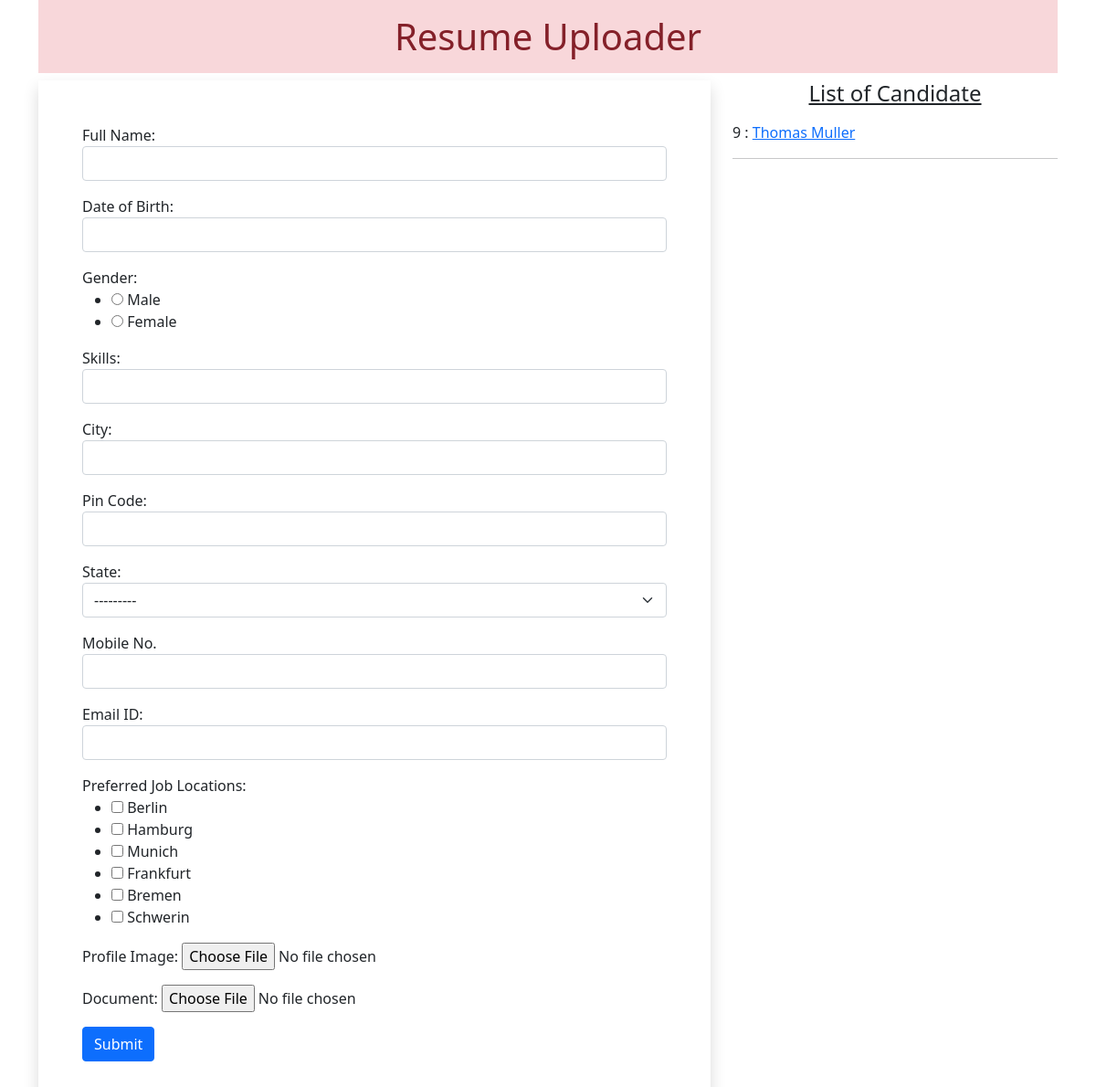
/, run on an earlier commit of the app's database.
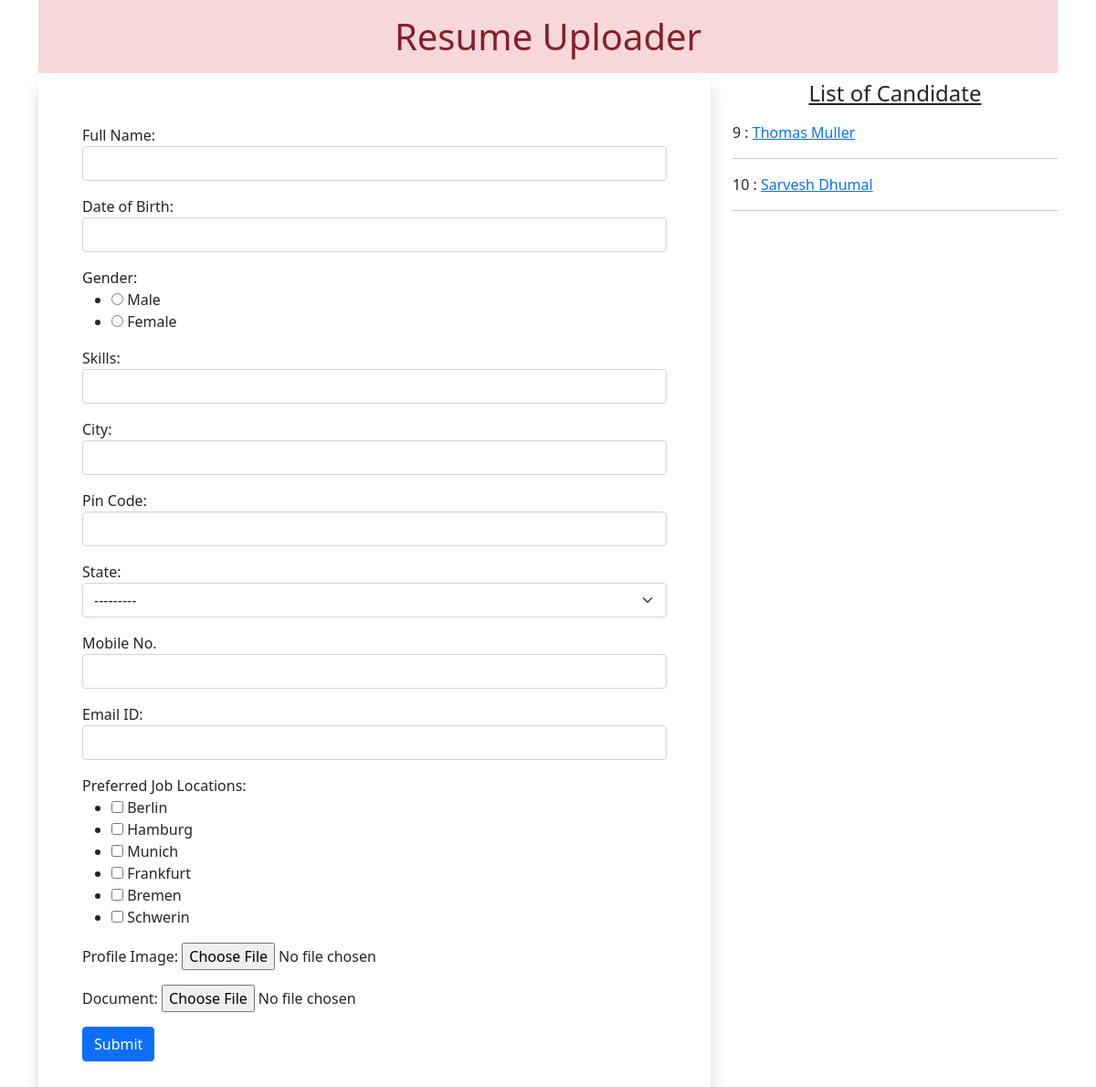
And on a later commit of the database.
### myapp/models.py (models this page shows)
class Resume(models.Model):
 name = models.CharField(max_length=100)
 dob = models.DateField(auto_now=False, auto_now_add=False)
 gender = models.CharField(max_length=100)
 locality = models.CharField(max_length=100)
 city = models.CharField(max_length=100)
 pin = models.PositiveIntegerField()
 state = models.CharField(choices=STATE_CHOICE, max_length=50)
 mobile = models.PositiveIntegerField()
 email = models.EmailField()
 job_city = models.CharField(max_length=50)
 profile_image = models.ImageField(upload_to='profileimg', blank=True)
 my_file = models.FileField(upload_to='doc', blank=True)

### myapp/views.py (the view, shortened to what this page needs)
# urls.py: path('', views.HomeView.as_view(), name='home'),
class HomeView(View):
 def get(self, request):
  form = ResumeForm()
  candidates = Resume.objects.all()
  return render(request, 'myapp/home.html', { 'candidates':candidates, 'form':form})

### myapp/forms.py
class ResumeForm(forms.ModelForm):
 gender = forms.ChoiceField(choices=GENDER_CHOICES, widget=forms.RadioSelect)
 job_city = forms.MultipleChoiceField(label='Preferred Job Locations', choices=JOB_CITY_CHOICE, widget=forms.CheckboxSelectMultiple)
 class Meta:
  model = Resume
  fields = ['name', 'dob', 'gender', 'locality', 'city', 'pin', 'state', 'mobile', 'email', 'job_city', 'profile_image', 'my_file']
  labels = {'name':'Full Name', 'dob': 'Date of Birth', 'pin':'Pin Code', 'mobile':'Mobile No.', 'email':'Email ID', 'profile_image':'Profile Image', 'my_file':'Document','locality':'Skills'}
  widgets = {
   'name':forms.TextInput(attrs={'class':'form-control'}),
   'dob':forms.DateInput(attrs={'class':'form-control', 'id':'datepicker'}),
   'locality':forms.TextInput(attrs={'class':'form-control'}),
   'city':forms.TextInput(attrs={'class':'form-control'}),
   'pin':forms.NumberInput(attrs={'class':'form-control'}),
   'state':forms.Select(attrs={'class':'form-select'}),
   'mobile':forms.NumberInput(attrs={'class':'form-control'}),
   'email':forms.EmailInput(attrs={'class':'form-control'}),
  }

### myapp/templates/myapp/home.html (shortened to what this page needs)
<!DOCTYPE html>
{% load static %}
<html lang="en">
<head>
 <link href="https://cdn.jsdelivr.net/npm/bootstrap@5.0.0-beta2/dist/css/bootstrap.min.css" rel="stylesheet">
 <link rel="stylesheet" href="//code.jquery.com/ui/1.12.1/themes/base/jquery-ui.css">
</head>
<body>
 <div class="container mb-5">
  <h1 class="alert-danger text-center p-3">Resume Uploader</h1>
  <div class="row">
   <div class="col-sm-8">
    <form action="" method="post" enctype="multipart/form-data" class="shadow p-5">
     {% for fm in form %}
       <div class="form-group mb-3">
       {{fm.label_tag}} {{fm}} <small class="text-danger">{{fm.errors|striptags}}</small>
       </div>
     {% endfor %}
     <input type="submit" value="Submit" class="btn btn-primary">
    </form>
   </div>
   <div class="col-sm-4">
    <h4 class="text-center mb-3"><u>List of Candidate</u></h4>
    {% for candidate in candidates %}
     {{candidate.id}} : <a href="{% url 'candidate' candidate.id %}">{{candidate.name}}</a>
     <hr>
    {% endfor %}
   </div>
  </div>
 </div>
</body>
</html>

What changed in the data, as far as the page shows it:
added Resume: id "10", name "Sarvesh Dhumal"
